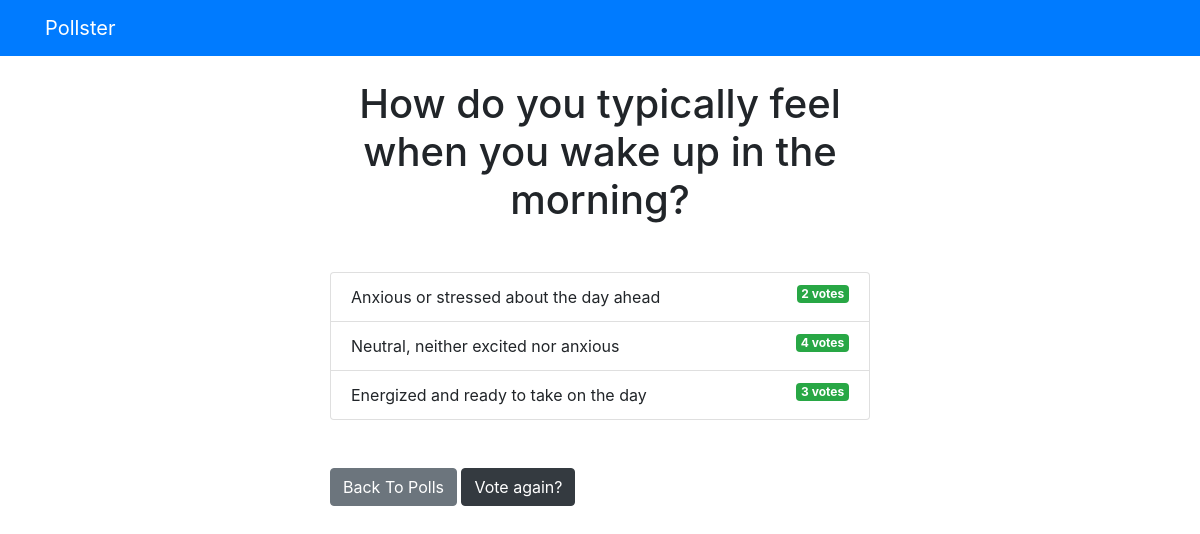
Screenshot of /polls/3/results/ with the database file from the repository.
### polls/models.py (models this page shows, shortened)
class Question(models.Model):
    question_text = models.CharField(max_length=200)
    pub_date = models.DateTimeField('date published')

class Choice(models.Model):
    question = models.ForeignKey(Question, on_delete=models.CASCADE)
    choice_text = models.CharField(max_length=200)
    votes = models.IntegerField(default=0)

### polls/views.py (the view)
# urls.py: path('<int:question_id>/results/', views.results, name='results'),
def results(request, question_id):
  question = get_object_or_404(Question, pk=question_id)
  return render(request, 'polls/results.html', { 'question': question })

### templates/polls/results.html
{% extends 'base.html' %}
{% block content %}
<h1 class="mb-5 text-center">{{ question.question_text }}</h1>
<ul class="list-group mb-5">
	{% for choice in question.choice_set.all %}
	<li class="list-group-item">
		{{ choice.choice_text }}  <span class="badge badge-success float-right">{{ choice.votes }} vote{{ choice.votes | pluralize }}</span>
	</li>
	{% endfor %}
</ul>
<a class="btn btn-secondary" href="{% url 'polls:index' %}">Back To Polls</a>
<a class="btn btn-dark" href="{% url 'polls:detail' question.id %}">Vote again?</a>
{% endblock %}

### rows the page displays
Question: question_text "How do you typically feel when you wake up in the morning?"
Choice: choice_text "Anxious or stressed about the day ahead", votes "2", votes|pluralize "s"
Choice: choice_text "Neutral, neither excited nor anxious", votes "4", votes|pluralize "s"
Choice: choice_text "Energized and ready to take on the day", votes "3", votes|pluralize "s"
